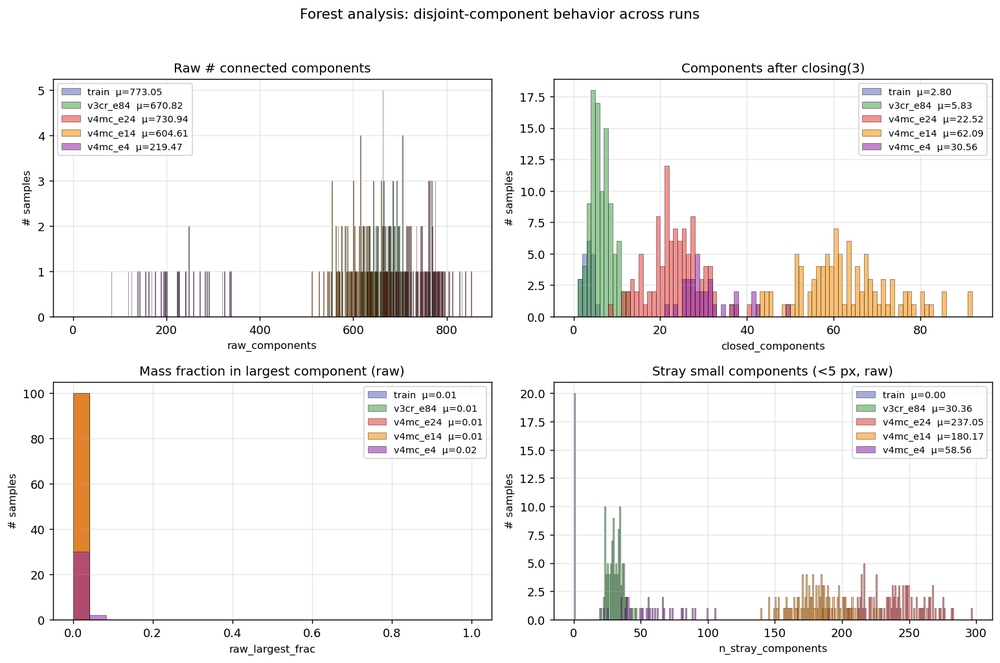
#> input picture results/forest_analysis/forest_histograms.png, 1000 x 663 px, shrunk from 1544 x 1024 before the run
$ python forest_analysis.py --training_dir ../results/forest_analysis --gen_dirs ../results/forest_analysis --output_dir out
#> lines starting #> are read from the running program, lines starting #| are printed output that depends on the picture; after the words box and inside, x2 and y2 are one past the last pixel; in counts of white or black regions, pixels touching at a corner belong together
#!/usr/bin/env python3
"""
Forest analysis: quantify disjoint-cluster ("forest") behavior across runs.

Real DLAs are single connected components. If the model generates multiple
disjoint pieces, that's a fundamental quality issue. This script measures:

  - Raw connected component count (no closing)
  - Component count after closing (1, 2, 3 iter)
  - Fraction of mass in the LARGEST component
  - Number of "stray" small components (<5 pixels)

For each input directory, produces:
  {output_dir}/forest_summary.json
  {output_dir}/forest_histograms.png
"""

import argparse
import glob
import json
import os
from pathlib import Path

import numpy as np
from PIL import Image
from scipy.ndimage import binary_closing, label

import matplotlib
matplotlib.use("Agg")
import matplotlib.pyplot as plt


def analyze_image(path, threshold=128, closing_iters=3, stray_threshold=5):
    """Returns dict of forest metrics for a single image."""
    img = np.array(Image.open(path).convert("L"))
    binary = (img >= threshold).astype(np.uint8)

    # Raw components
    raw_labeled, raw_n = label(binary)
    raw_sizes = np.bincount(raw_labeled.ravel())[1:] if raw_n > 0 else np.array([0])

    # Closed components (bridges nearby fragments)
    struct = np.ones((3, 3), dtype=np.uint8)
    closed = binary_closing(binary, structure=struct,
                             iterations=closing_iters).astype(np.uint8)
    closed_labeled, closed_n = label(closed)
    closed_sizes = (np.bincount(closed_labeled.ravel())[1:]
                    if closed_n > 0 else np.array([0]))

    n_white = int(binary.sum())
    largest_raw = int(raw_sizes.max()) if len(raw_sizes) else 0
    largest_closed = int(closed_sizes.max()) if len(closed_sizes) else 0

    n_strays = int((raw_sizes < stray_threshold).sum()) if len(raw_sizes) else 0

    return {
        "filename": os.path.basename(path),
        "n_white": n_white,
        "raw_components": int(raw_n),
        "raw_largest_size": largest_raw,
        "raw_largest_frac": largest_raw / max(n_white, 1),
        "closed_components": int(closed_n),
        "closed_largest_size": largest_closed,
        "closed_largest_frac": largest_closed / max(n_white, 1),
        "n_stray_components": n_strays,  # raw, fewer than `stray_threshold` px
        "raw_size_p90": float(np.percentile(raw_sizes, 90)) if len(raw_sizes) else 0.0,
    }


def analyze_dir(image_dir, label_name, limit=None, **kwargs):
    paths = sorted(glob.glob(os.path.join(image_dir, "*.png")))
    if limit and len(paths) > limit:
        idx = np.linspace(0, len(paths) - 1, limit, dtype=int)
        paths = [paths[i] for i in idx]
    print(f"  {label_name}: analyzing {len(paths)}")
    rows = []
    for p in paths:
        try:
            rows.append(analyze_image(p, **kwargs))
        except Exception as e:
            print(f"    skip {p}: {e}")
    return rows


def summarize(rows):
    if not rows:
        return {}
    n = len(rows)
    metrics = ["raw_components", "closed_components",
               "raw_largest_frac", "closed_largest_frac",
               "n_stray_components"]
    out = {"n_images": n}
    for k in metrics:
        vals = np.array([r[k] for r in rows], dtype=np.float64)
        out[k] = {
            "mean": float(vals.mean()),
            "std": float(vals.std(ddof=1)) if n >= 2 else 0.0,
            "median": float(np.median(vals)),
            "min": float(vals.min()),
            "max": float(vals.max()),
        }
    # Fraction of samples that are SINGLE connected (raw + closed)
    out["single_raw_frac"] = float(
        np.mean([1.0 if r["raw_components"] == 1 else 0.0 for r in rows]))
    out["single_closed_frac"] = float(
        np.mean([1.0 if r["closed_components"] == 1 else 0.0 for r in rows]))
    return out


def plot_distributions(results_by_label, output_path):
    """Histograms of raw components, largest-frac, etc."""
    fig, axes = plt.subplots(2, 2, figsize=(12, 8))
    metrics = [
        ("raw_components", "Raw # connected components", axes[0, 0]),
        ("closed_components", "Components after closing(3)", axes[0, 1]),
        ("raw_largest_frac", "Mass fraction in largest component (raw)",
         axes[1, 0]),
        ("n_stray_components", "Stray small components (<5 px, raw)",
         axes[1, 1]),
    ]
    colors = ["#5C6BC0", "#43A047", "#E53935", "#FB8C00", "#8E24AA"]

    for key, title, ax in metrics:
        for (label_name, rows), c in zip(results_by_label.items(), colors):
            if not rows:
                continue
            vals = np.array([r[key] for r in rows])
            if "frac" in key:
                bins = np.linspace(0, 1, 25)
            else:
                vmax = max(vals.max(), 1)
                bins = np.arange(0, vmax + 2)
            ax.hist(vals, bins=bins, alpha=0.55, color=c,
                    label=f"{label_name}  μ={vals.mean():.2f}",
                    edgecolor="black", linewidth=0.4)
        ax.set_title(title, fontsize=11)
        ax.set_xlabel(key, fontsize=9)
        ax.set_ylabel("# samples", fontsize=9)
        ax.legend(fontsize=8)
        ax.grid(True, alpha=0.3)

    fig.suptitle("Forest analysis: disjoint-component behavior across runs",
                 fontsize=12)
    plt.tight_layout(rect=[0, 0, 1, 0.96])
    plt.savefig(output_path, dpi=130, bbox_inches="tight")
    plt.close()


def main():
    ap = argparse.ArgumentParser()
    ap.add_argument("--training_dir", required=True)
    ap.add_argument("--gen_dirs", nargs="+", required=True,
                    help="One or more generated-sample dirs to compare")
    ap.add_argument("--gen_labels", nargs="+", default=None)
    ap.add_argument("--output_dir", required=True)
    ap.add_argument("--limit", type=int, default=100)
    args = ap.parse_args()

    out = Path(args.output_dir)
    out.mkdir(parents=True, exist_ok=True)

    print("== Forest analysis ==")
    results = {}
    train = analyze_dir(args.training_dir, "train", limit=args.limit)
#> in analyze_image, `img = np.array(Image.open(path).convert("L"))`:
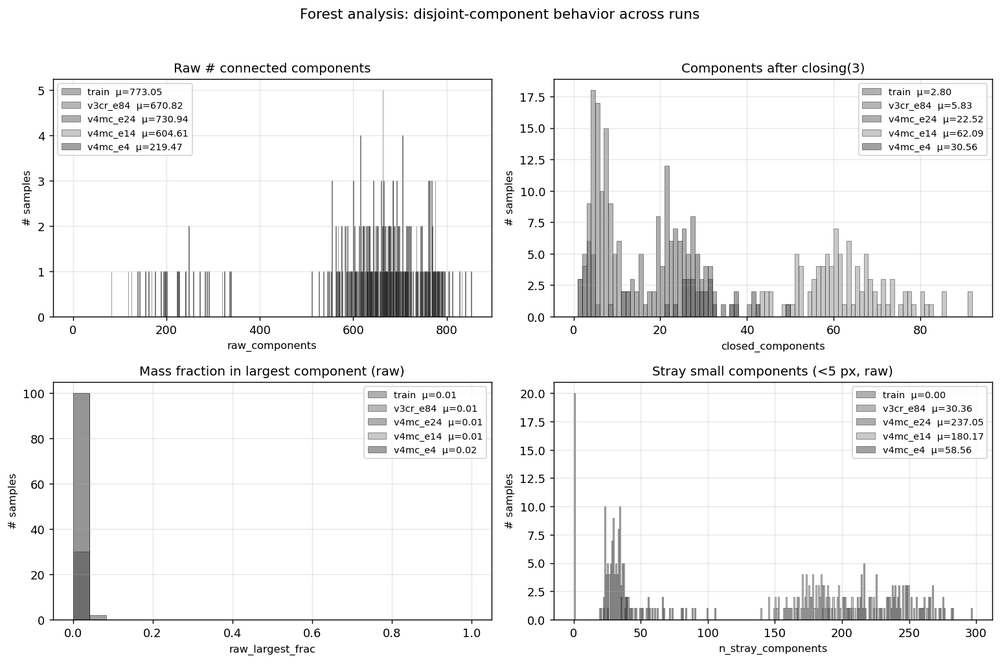
#> img: shape (663, 1000); min 0, max 255, mean 241.3
#> in analyze_image, `binary = (img >= threshold).astype(np.uint8)`:
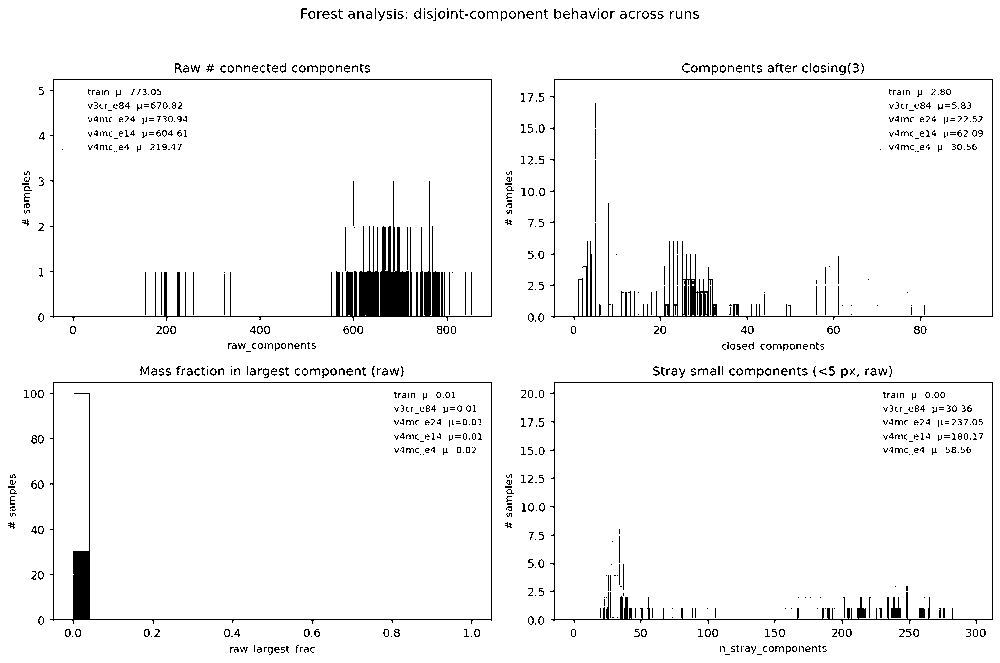
#> binary: shape (663, 1000); values 0 (black) and 1 (white), 96% white; 835 black regions (605 under 20 px), largest, box (x1, y1, x2, y2) and area: (50, 79, 492, 321) 6767, (550, 79, 993, 321) 3402, (50, 382, 492, 624) 2729
#> in analyze_image, `raw_labeled, raw_n = label(binary)`:
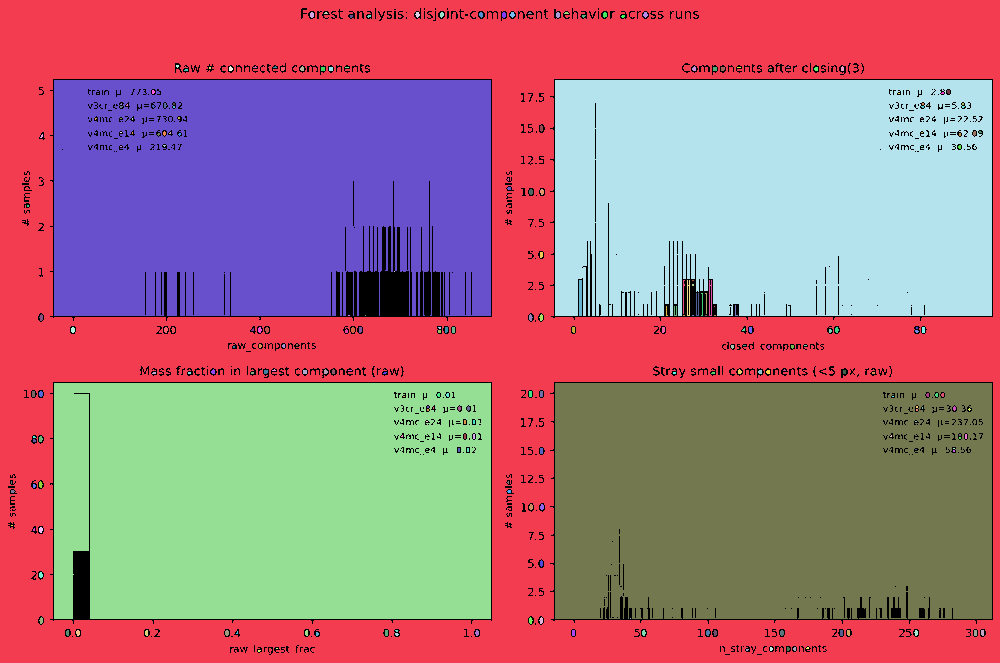
#> raw_labeled: shape (663, 1000) int32; 245 distinct labels, from 0 to 244; one colour per label, 0 black
#> in analyze_image, `raw_labeled, raw_n = label(binary)`: raw_n = 244
#> in analyze_image, `raw_sizes = np.bincount(raw_labeled.ravel())[1:] if raw_n > 0 else np...`: raw_sizes = 244 values, max 235702 at index 0, min 1 at index 82, mean 2607.8
#> in analyze_image, `closed = binary_closing(binary, structure=struct, iterations=closing_i..`:
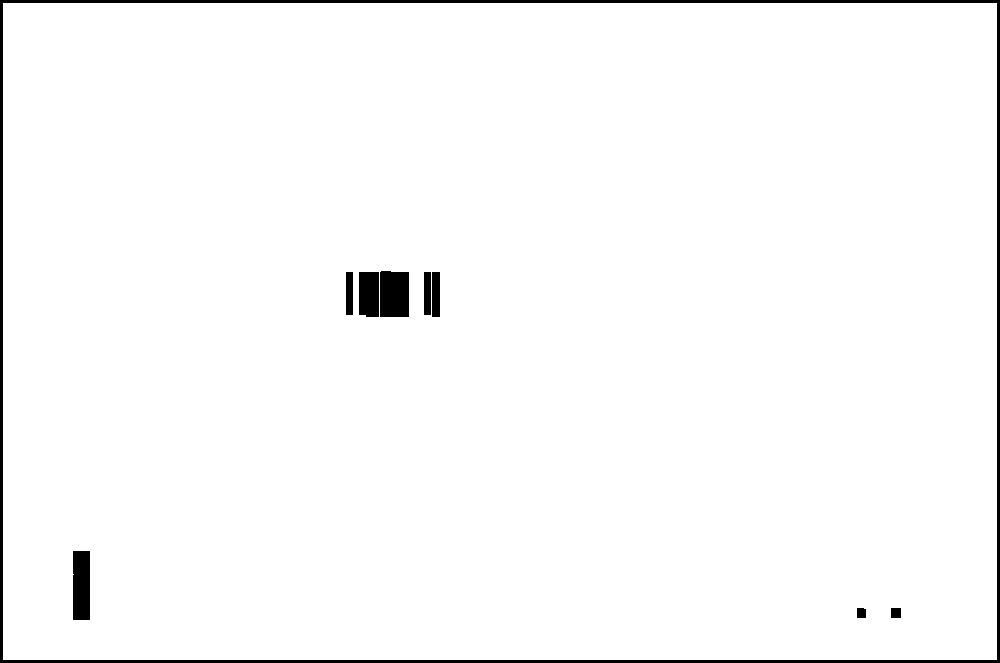
#> closed: shape (663, 1000); values 0 (black) and 1 (white), 97.8% white; 9 black regions, largest, box (x1, y1, x2, y2) and area: (0, 0, 1000, 663) 9942, (380, 271, 409, 317) 1315, (73, 551, 90, 620) 1172
#> in analyze_image, `closed_labeled, closed_n = label(closed)`: closed_n = 1
#> in analyze_image, `closed_sizes = (np.bincount(closed_labeled.ravel())[1:] if closed_n > ..`: closed_sizes = [648535]
#> in analyze_image, `n_white = int(binary.sum())`: n_white = 636294
#> in analyze_image, `largest_raw = int(raw_sizes.max()) if len(raw_sizes) else 0`: largest_raw = 235702
#> in analyze_image, `largest_closed = int(closed_sizes.max()) if len(closed_sizes) else 0`: largest_closed = 648535
#> in analyze_image, `n_strays = int((raw_sizes < stray_threshold).sum()) if len(raw_sizes) ..`: n_strays = 67
#> train = 1 item
    results["train"] = train

    labels = args.gen_labels or [
        os.path.basename(d.rstrip("/")) for d in args.gen_dirs]
    for d, l in zip(args.gen_dirs, labels):
        results[l] = analyze_dir(d, l, limit=args.limit)

    # Summaries
    summaries = {k: summarize(v) for k, v in results.items()}
#> summaries = 2 items
    with (out / "forest_summary.json").open("w") as f:
        json.dump(summaries, f, indent=2)

    plot_distributions(results, out / "forest_histograms.png")
#> in plot_distributions, `plt.savefig(output_path, dpi=130, bbox_inches="tight")`:
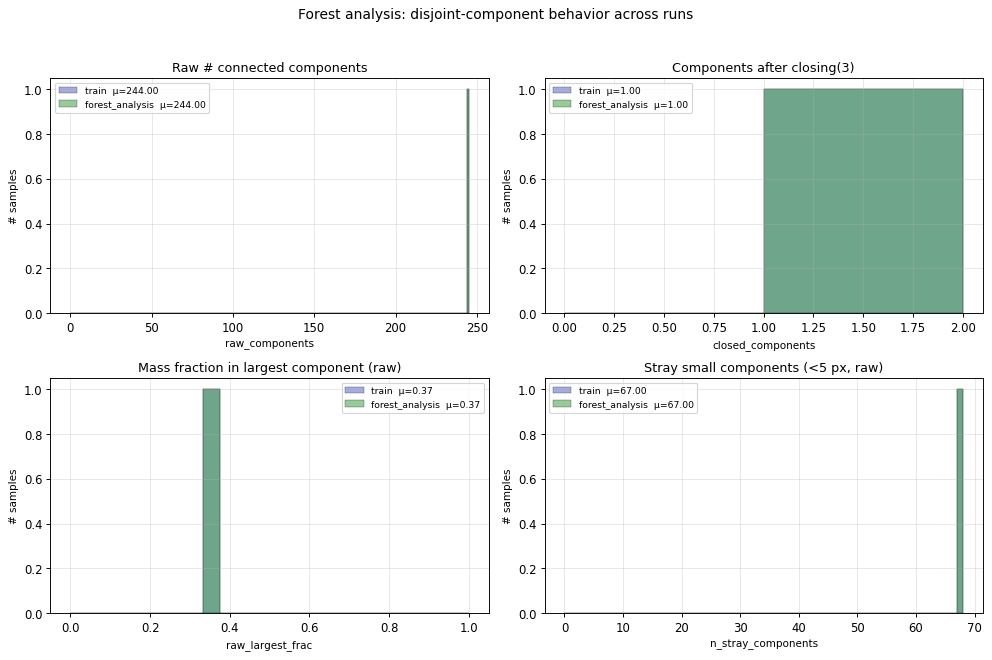
#> figure drawn by matplotlib, 4 panels; panel 1: tallest bar 1 high, from x = 244 to 245; panel 1: tallest bar 1 high, from x = 244 to 245; panel 3: tallest bar 1 high, from x = 0.333 to 0.375; panel 3: tallest bar 1 high, from x = 0.333 to 0.375

    # Console report
    print()
    print(f"{'Run':<22} {'n':>4} {'raw_comp':>10} {'closed_comp':>12} "
          f"{'largest%':>10} {'strays':>8} {'single?':>8}")
    for k in results:
        s = summaries[k]
        if not s:
            continue
        rc = s["raw_components"]["mean"]
        cc = s["closed_components"]["mean"]
        lf = s["raw_largest_frac"]["mean"] * 100
        ns = s["n_stray_components"]["mean"]
        sf = s["single_closed_frac"] * 100
        print(f"{k:<22} {s['n_images']:>4} {rc:>10.2f} {cc:>12.2f} "
              f"{lf:>9.1f}% {ns:>8.2f} {sf:>7.1f}%")
#> this loop made 2 passes
#> (k, rc, cc, lf, ns, sf) on passes 1 to 2: ('train', 244, 1, 37.04, 67, 100), ('forest_analysis', 244, 1, 37.04, 67, 100)
#| train                     1     244.00         1.00      37.0%    67.00   100.0%
#| forest_analysis           1     244.00         1.00      37.0%    67.00   100.0%

    print(f"\nWrote {out / 'forest_summary.json'}")
    print(f"Wrote {out / 'forest_histograms.png'}")


if __name__ == "__main__":
    main()
